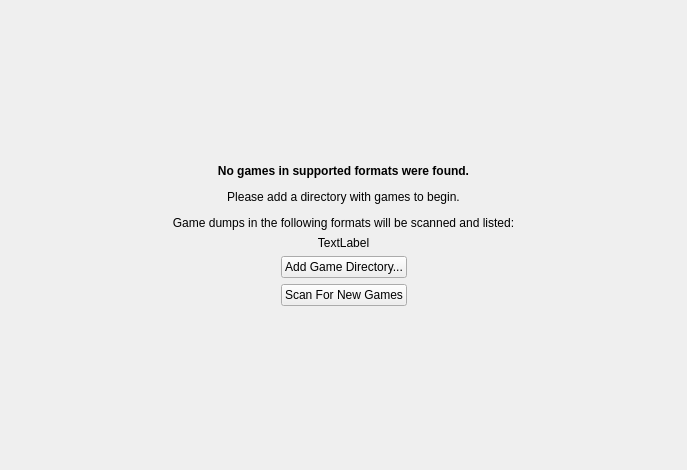
<?xml version="1.0" encoding="UTF-8"?>
<ui version="4.0">
 <class>EmptyGameListWidget</class>
 <widget class="QWidget" name="EmptyGameListWidget">
  <property name="geometry">
   <rect>
    <x>0</x>
    <y>0</y>
    <width>687</width>
    <height>470</height>
   </rect>
  </property>
  <property name="windowTitle">
   <string>Form</string>
  </property>
  <layout class="QVBoxLayout" name="verticalLayout">
   <item>
    <spacer name="verticalSpacer_2">
     <property name="orientation">
      <enum>Qt::Vertical</enum>
     </property>
     <property name="sizeHint" stdset="0">
      <size>
       <width>20</width>
       <height>40</height>
      </size>
     </property>
    </spacer>
   </item>
   <item>
    <widget class="QLabel" name="label">
     <property name="text">
      <string>&lt;html&gt;&lt;head/&gt;&lt;body&gt;&lt;p&gt;&lt;span style=&quot; font-weight:700;&quot;&gt;No games in supported formats were found.&lt;/span&gt;&lt;/p&gt;&lt;p&gt;Please add a directory with games to begin.&lt;/p&gt;&lt;p&gt;Game dumps in the following formats will be scanned and listed:&lt;/p&gt;&lt;/body&gt;&lt;/html&gt;</string>
     </property>
     <property name="alignment">
      <set>Qt::AlignCenter</set>
     </property>
    </widget>
   </item>
   <item>
    <widget class="QLabel" name="supportedFormats">
     <property name="text">
      <string>TextLabel</string>
     </property>
     <property name="alignment">
      <set>Qt::AlignCenter</set>
     </property>
    </widget>
   </item>
   <item>
    <layout class="QHBoxLayout" name="horizontalLayout">
     <item>
      <spacer name="horizontalSpacer_2">
       <property name="orientation">
        <enum>Qt::Horizontal</enum>
       </property>
       <property name="sizeHint" stdset="0">
        <size>
         <width>40</width>
         <height>20</height>
        </size>
       </property>
      </spacer>
     </item>
     <item>
      <widget class="QPushButton" name="addGameDirectory">
       <property name="text">
        <string>Add Game Directory...</string>
       </property>
      </widget>
     </item>
     <item>
      <spacer name="horizontalSpacer">
       <property name="orientation">
        <enum>Qt::Horizontal</enum>
       </property>
       <property name="sizeHint" stdset="0">
        <size>
         <width>40</width>
         <height>20</height>
        </size>
       </property>
      </spacer>
     </item>
    </layout>
   </item>
   <item>
    <layout class="QHBoxLayout" name="horizontalLayout_2">
     <item>
      <spacer name="horizontalSpacer_3">
       <property name="orientation">
        <enum>Qt::Horizontal</enum>
       </property>
       <property name="sizeHint" stdset="0">
        <size>
         <width>40</width>
         <height>20</height>
        </size>
       </property>
      </spacer>
     </item>
     <item>
      <widget class="QPushButton" name="scanForNewGames">
       <property name="text">
        <string>Scan For New Games</string>
       </property>
      </widget>
     </item>
     <item>
      <spacer name="horizontalSpacer_4">
       <property name="orientation">
        <enum>Qt::Horizontal</enum>
       </property>
       <property name="sizeHint" stdset="0">
        <size>
         <width>40</width>
         <height>20</height>
        </size>
       </property>
      </spacer>
     </item>
    </layout>
   </item>
   <item>
    <spacer name="verticalSpacer">
     <property name="orientation">
      <enum>Qt::Vertical</enum>
     </property>
     <property name="sizeHint" stdset="0">
      <size>
       <width>20</width>
       <height>40</height>
      </size>
     </property>
    </spacer>
   </item>
  </layout>
 </widget>
 <resources/>
 <connections/>
</ui>
